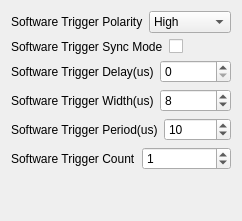
            <widget class="QWidget" name="page_3">
             <layout class="QVBoxLayout" name="verticalLayout_6">
              <item>
               <layout class="QVBoxLayout" name="verticalLayout">
                <item>
                 <layout class="QHBoxLayout" name="horizontalLayout_26">
                  <item>
                   <widget class="QLabel" name="label_14">
                    <property name="text">
                     <string>Software Trigger Polarity</string>
                    </property>
                   </widget>
                  </item>
                  <item>
                   <widget class="QComboBox" name="insSTpolarity">
                    <item>
                     <property name="text">
                      <string>High</string>
                     </property>
                    </item>
                    <item>
                     <property name="text">
                      <string>Low</string>
                     </property>
                    </item>
                   </widget>
                  </item>
                 </layout>
                </item>
                <item>
                 <layout class="QHBoxLayout" name="horizontalLayout_27">
                  <item>
                   <widget class="QLabel" name="label_15">
                    <property name="text">
                     <string>Software Trigger Sync Mode</string>
                    </property>
                   </widget>
                  </item>
                  <item>
                   <widget class="QCheckBox" name="insSTsyncmode">
                    <property name="text">
                     <string/>
                    </property>
                   </widget>
                  </item>
                 </layout>
                </item>
                <item>
                 <layout class="QHBoxLayout" name="horizontalLayout_28">
                  <item>
                   <widget class="QLabel" name="label_16">
                    <property name="text">
                     <string>Software Trigger Delay(us)</string>
                    </property>
                   </widget>
                  </item>
                  <item>
                   <widget class="QDoubleSpinBox" name="insSTdelay">
                    <property name="decimals">
                     <number>0</number>
                    </property>
                    <property name="maximum">
                     <double>1000000.000000000000000</double>
                    </property>
                   </widget>
                  </item>
                 </layout>
                </item>
                <item>
                 <layout class="QHBoxLayout" name="horizontalLayout_29">
                  <item>
                   <widget class="QLabel" name="label_18">
                    <property name="text">
                     <string>Software Trigger Width(us)</string>
                    </property>
                   </widget>
                  </item>
                  <item>
                   <widget class="QDoubleSpinBox" name="insSTwidth">
                    <property name="decimals">
                     <number>0</number>
                    </property>
                    <property name="maximum">
                     <double>10000000.000000000000000</double>
                    </property>
                    <property name="value">
                     <double>8.000000000000000</double>
                    </property>
                   </widget>
                  </item>
                 </layout>
                </item>
                <item>
                 <layout class="QHBoxLayout" name="horizontalLayout_30">
                  <item>
                   <widget class="QLabel" name="label_20">
                    <property name="text">
                     <string>Software Trigger Period(us)</string>
                    </property>
                   </widget>
                  </item>
                  <item>
                   <widget class="QDoubleSpinBox" name="insSTperiod">
                    <property name="decimals">
                     <number>0</number>
                    </property>
                    <property name="maximum">
                     <double>10000000.000000000000000</double>
                    </property>
                    <property name="value">
                     <double>10.000000000000000</double>
                    </property>
                   </widget>
                  </item>
                 </layout>
                </item>
                <item>
                 <layout class="QHBoxLayout" name="horizontalLayout_31">
                  <item>
                   <widget class="QLabel" name="label_19">
                    <property name="text">
                     <string>Software Trigger Count</string>
                    </property>
                   </widget>
                  </item>
                  <item>
                   <widget class="QDoubleSpinBox" name="insSTcount">
                    <property name="decimals">
                     <number>0</number>
                    </property>
                    <property name="maximum">
                     <double>10000000.000000000000000</double>
                    </property>
                    <property name="value">
                     <double>1.000000000000000</double>
                    </property>
                   </widget>
                  </item>
                 </layout>
                </item>
                <item>
                 <spacer name="verticalSpacer">
                  <property name="orientation">
                   <enum>Qt::Vertical</enum>
                  </property>
                  <property name="sizeHint" stdset="0">
                   <size>
                    <width>20</width>
                    <height>40</height>
                   </size>
                  </property>
                 </spacer>
                </item>
               </layout>
              </item>
             </layout>
            </widget>
